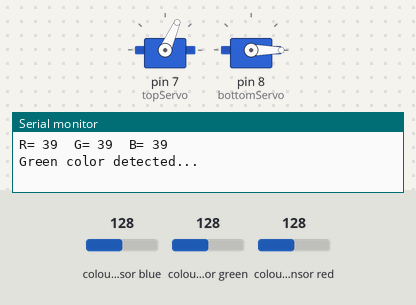
Recording of a sketch running on a simulated Arduino Uno, built with avr-gcc and run on an emulated ATmega328P. On the bench: 2 × servo, the last lines printed to the serial monitor. Wiring (inferred from the names in the program): TCS3200 colour sensor: output pin 6; S2 pin 4; S3 pin 5; S0 pin 2; S1 pin 3. Inputs (shaded band) come from the test bench; at power-on: colour sensor green 128, colour sensor blue 128, colour sensor red 128.

Above: at 7.2 s.
7.3 s: colour sensor green set to 41
At 9.68 s:
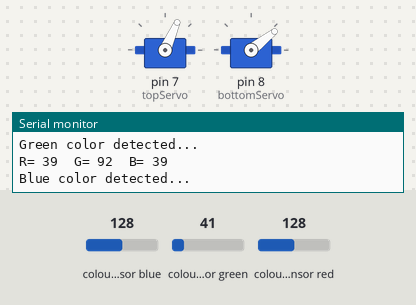
10.3 s: colour sensor green set to 33
At 10.59 s:
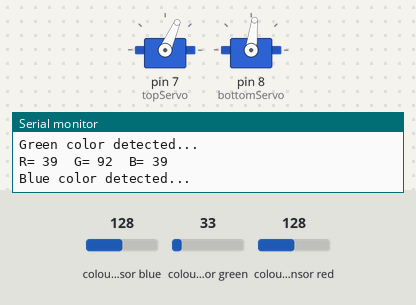
At 17.5 s:
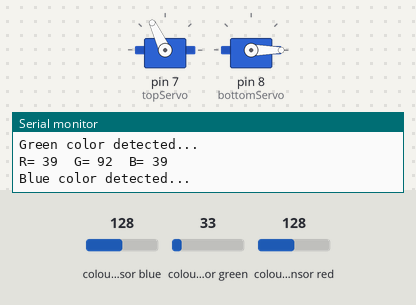
Timing chart, 0 to 19.3 s (numbered marks = the images above; inputs shaded):
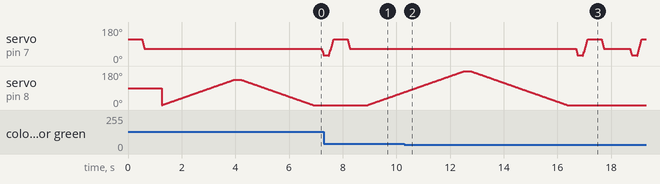

Measured:
- the behaviour switches between 38 and 37 on colour sensor green (found by bisection; images 1 and 2)
- after the input at 10.3 s, servo on pin 8 (bottomServo): goes on until 16.4 s, then stays 0°

The sketch:

colortest.ino
```cpp
//bY JOHN SANTOS

#include <Servo.h>
#define S0 2
#define S1 3
#define S2 4
#define S3 5
#define sensorOut 6
//7 and 8 for servomotors
#define ledred 9
#define ledorange 10
#define ledgreen 11
#define ledblue 12

Servo topServo;
Servo bottomServo;
int frequency = 0;
int color = 0;

void setup() {
  pinMode(S0, OUTPUT);
  pinMode(S1, OUTPUT);
  pinMode(S2, OUTPUT);
  pinMode(S3, OUTPUT);
  pinMode(sensorOut, INPUT);
  pinMode(ledred, INPUT);
  pinMode(ledorange, INPUT);
  pinMode(ledgreen, INPUT);
  pinMode(ledblue, INPUT);

  digitalWrite(S0, HIGH);
  digitalWrite(S1, LOW);
  topServo.attach(7);
  bottomServo.attach(8);
  Serial.begin(9600);
}
void loop() {
  topServo.write(115);
  delay(500);
  for (int i = 115; i > 65; i--) {
    topServo.write(i);
    delay(2);
  }
  delay(500);

  color = readColor();//variable qui stockera la couleur
  delay(10);
  /*switch (color) {
    case 1:
      bottomServo.write(22);
      break;
    case 2:
      bottomServo.write(45);
      break;
    case 3:
      bottomServo.write(72);
      break;
    case 4:
      bottomServo.write(90);
      break;
    case 5:
      bottomServo.write(0);
      break;
    case 6:
      bottomServo.write(0);
      break;
    case 0:
      break;
  } */
  delay(300);

  for (int i = 65; i > 29; i--) {
    topServo.write(i);
    delay(2);
  }
  delay(200);
  for (int i = 29; i < 115; i++) {
    topServo.write(i);
    delay(2);
  }
  color = 0;
}
// Custom Function - readColor()
int readColor() {
  // Setting red filtered photodiodes to be read
  digitalWrite(S2, LOW);
  digitalWrite(S3, LOW);
  // Reading the output frequency
  frequency = pulseIn(sensorOut, LOW);
  int R = frequency;
  // Printing the value on the serial monitor
  Serial.print("R= ");//printing name
  Serial.print(frequency);//printing RED color frequency
  Serial.print("  ");
  delay(50);
  // Setting Green filtered photodiodes to be read
  digitalWrite(S2, HIGH);
  digitalWrite(S3, HIGH);
  // Reading the output frequency
  frequency = pulseIn(sensorOut, LOW);
  int G = frequency;
  // Printing the value on the serial monitor
  Serial.print("G= ");//printing name
  Serial.print(frequency);//printing RED color frequency
  Serial.print("  ");
  delay(50);
  // Setting Blue filtered photodiodes to be read
  digitalWrite(S2, LOW);
  digitalWrite(S3, HIGH);
  // Reading the output frequency
  frequency = pulseIn(sensorOut, LOW);
  int B = frequency;
  // Printing the value on the serial monitor
  Serial.print("B= ");//printing name
  Serial.print(frequency);//printing RED color frequency
  Serial.println("  ");
  delay(50);
  //169  G= 345  B= 299
  if (R<180 & R>80 & G<330 & G>230) {
    color = 1; // Red
    Serial.println("Red color detected...");
    digitalWrite(ledred, HIGH);
    for (int i =0; i<=45; i++) {
      bottomServo.write(i);
      delay(20);
    }
    delay(200);
    for (int i = 45; i > 0; i--) {
      bottomServo.write(i);
      delay(20);
    }
    digitalWrite(ledred, LOW);
    bottomServo.write(0);
  }
  //R= 180  G= 334  B= 306
  else if (G<250 & G>150 & B<150 & B>260) {
    color = 2; // Orange
    Serial.println("Orange color detected...");
    digitalWrite(ledorange, HIGH);
    for (int i =0; i<=90; i++) {
      bottomServo.write(i);
      delay(20);
    }
    delay(200);
    for (int i = 90; i > 0; i--) {
      bottomServo.write(i);
      delay(20);
    }
    digitalWrite(ledorange, LOW);
    bottomServo.write(0);
  }
  //R= 56  G= 55  B= 85
  else if (R<70 & R>35 & G<75 & G>35) {
    color = 3; // Green
    Serial.println("Green color detected...");
    digitalWrite(ledgreen, HIGH);
    for (int i =0; i<=135; i++) {
      bottomServo.write(i);
      delay(20);
    }
    delay(200);
    for (int i = 135; i > 0; i--) {
      bottomServo.write(i);
      delay(20);
    }
    digitalWrite(ledgreen, LOW);
   bottomServo.write(0);
  }
  //R= 80  G= 72  B= 43
  else if (G<98 & G>55 & B<60 & B>30) {
    color = 6; // Blue
    Serial.println("Blue color detected...");
    digitalWrite(ledblue, HIGH);
    for (int i =0; i<=180; i++) {
      bottomServo.write(i);
      delay(20);
    }
    delay(200);
    for (int i = 180; i > 0; i--) {
      bottomServo.write(i);
      delay(20);
    }
   digitalWrite(ledblue, LOW);
   bottomServo.write(0);
  }
  //R= 71  G= 98  B= 101
  else if (R<105 & R>35 & G<131 & G>70) {
    color = 4; // Yellow
    Serial.println("Yellow color detected...");
    //
  }
  else if (R<86 & R>26 & G<85 & G>35) {
    color = 5; // Brown
    Serial.println("Brown color detected...");
    //
  }
  else {
    Serial.println("no specific color detected...");
  }
  return color;
}
```
